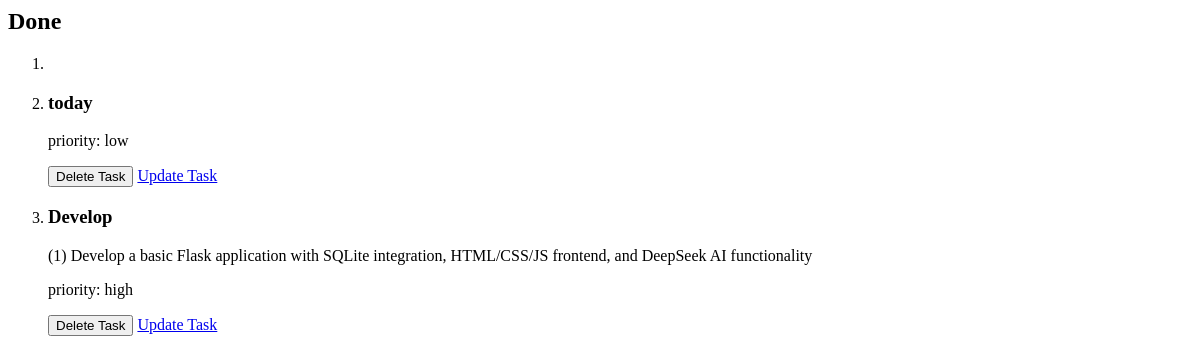
The app's page /column/To Do/html (signed in), older data.
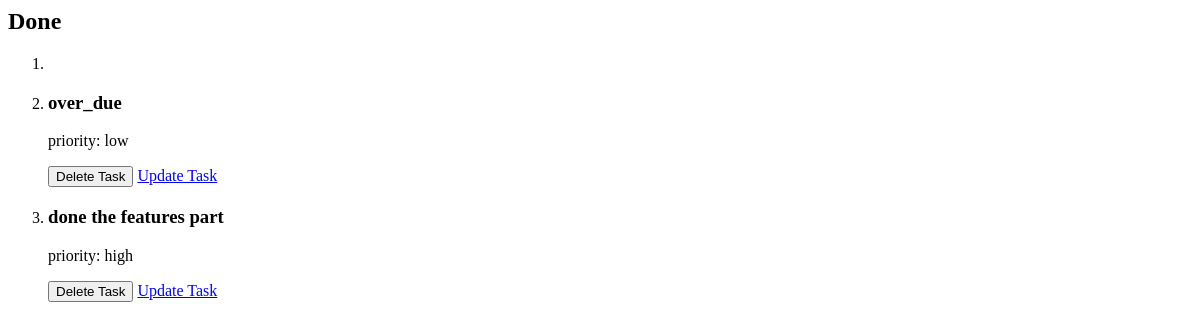
The same page, newer data.
### tables this page shows
CREATE TABLE tasks(
                id INTEGER PRIMARY KEY AUTOINCREMENT NOT NULL,
                title TEXT NOT NULL,
                user_id INTEGER NOT NULL,
                description TEXT,
                status TEXT NOT NULL DEFAULT 'To Do',
                created_at TIMESTAMP DEFAULT CURRENT_TIMESTAMP, 
                priority TEXT NOT NULL, 
                due_date DATE, parent_id INTEGER DEFAULT NULL,  
                FOREIGN KEY (user_id) REFERENCES users(id) ON DELETE CASCADE
                );

### app.py (the view)
@app.route("/column/<string:status>/html")
@login_required
def column_html(status):
    column_id = status
    if status == "todo":
        column_title = "To Do"
    elif status == "in-progress":
        column_title = "In Progress"
    else:
        column_title = "Done"
    tasks = get_tasks_by_status(session["user_id"], column_title)
    subtasks = get_subtasks(session["user_id"])
    today, after_tommorow = get_date_deatails()
    return render_template(
        "_column.html",
        tasks=tasks,
        subtasks=subtasks,
        column_id=column_id,
        column_title=column_title,
        today=today,
        after_tommorow=after_tommorow
    )

### db.py (called while the page is built)
def get_db():
    if "db" not in g:
        g.db = sqlite3.connect(
            DATABASE,
            detect_types=sqlite3.PARSE_DECLTYPES,
            check_same_thread=False
        )
        g.db.row_factory = sqlite3.Row
    return g.db

def get_subtasks(user_id):
    db = get_db()
    return db.execute(
        "SELECT * FROM tasks WHERE user_id = ? AND parent_id IS NOT NULL ORDER BY parent_id",
        (user_id,)).fetchall()

def get_tasks_by_status(user_id, status):
    db = get_db()
    return db.execute(
        "SELECT * FROM tasks WHERE user_id = ? AND status = ? ORDER BY parent_id",
        (user_id,status)).fetchall()

### helpers.py (called while the page is built)
def login_required(f):
    @wraps(f)
    def decorated_function(*args, **kwargs):
        if session.get("user_id") is None:
            return redirect(url_for('login', next=request.url))
        return f(*args, **kwargs)
    return decorated_function

def get_date_deatails():
    today = date.today()
    after_tomorrow = today + timedelta(days=2)
    return today, after_tomorrow

### templates/_column.html (shortened to what this page needs)
<section id="{{ column_id }}-column">
    <h2 id="{{ column_id }}-heading">{{ column_title }}</h2>
    <ol class="task-list" id="{{ column_title }}">
        <li style="background-color: {{ bg_color }}"></li>
        {% for task in tasks %}
            {% if task.status == column_title %}
                <li id="{{ task.id }}" class="task" draggable="true">
                    <h3>{{ task.title }}</h3>
                    <p>{{ task.description }}</p>
                    <p>priority: {{ task.priority }}</p>
                    <button onclick="deleteTask('{{ task.id }}')" id="delete-task">Delete Task</button>
                    <a href="{{ url_for('editTask', id=task.id) }}" id="update-task">Update Task</a>
                </li>
            {% endif %}
        {% endfor %}
    </ol>
</section>

Row changes from the older to the newer data that the page shows:
no longer on this page (row edited): tasks: title "today", priority "low"
no longer on this page (row edited): tasks: title "Develop", description "(1) Develop a basic Flask application with SQLite integration, HTML/CSS/JS frontend, and DeepSeek AI functionality", priority "high"
now on this page (row edited): tasks: title "over_due", priority "low"
added tasks: title "done the features part", priority "high"
